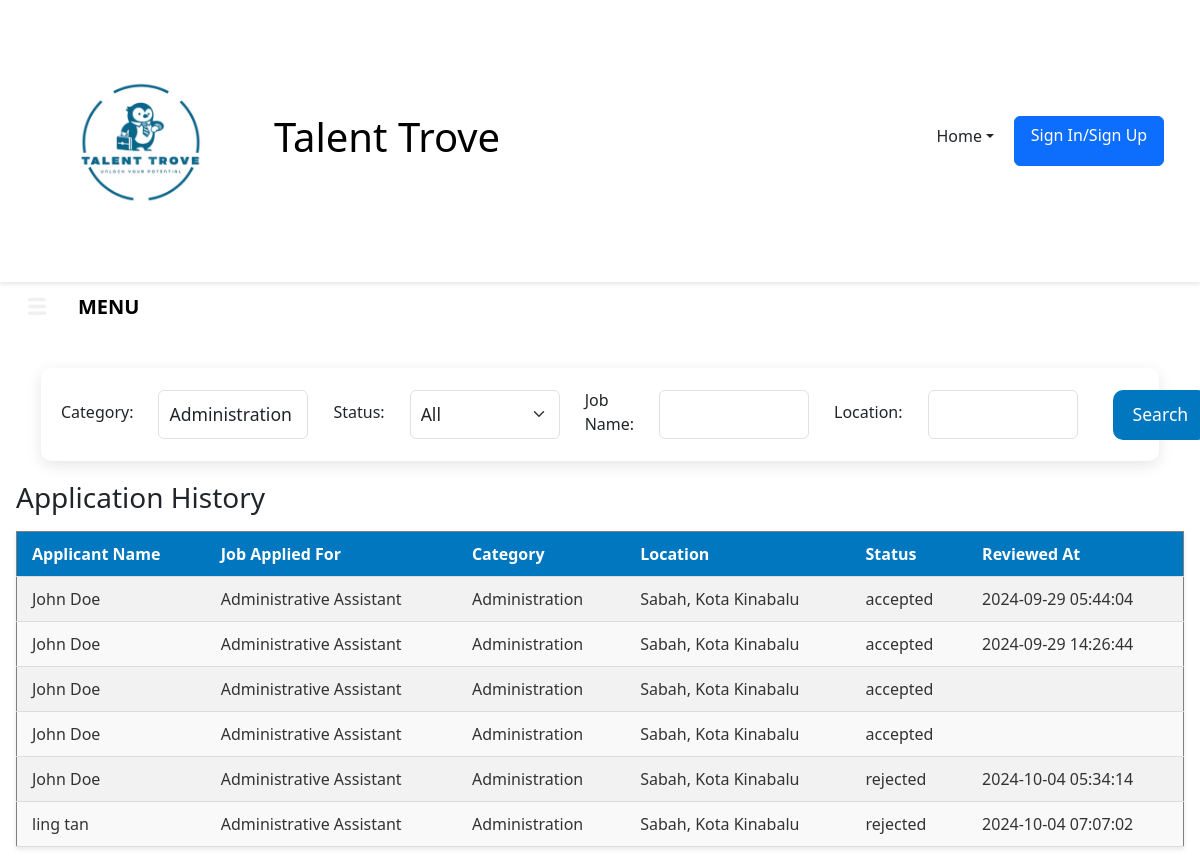
Page /application_history.php?category=Administration (signed in) on the committed database.
### tables this page shows
CREATE TABLE `job_application` (
  `A_ID` int(11) NOT NULL,
  `S_ID` int(11) NOT NULL,
  `L_ID` int(11) NOT NULL,
  `R_ID` int(11) NOT NULL,
  `E_ID` int(11) NOT NULL,
  `Application_Date` date NOT NULL DEFAULT curdate(),
  `Status` enum('accepted','rejected','pending') NOT NULL DEFAULT 'pending',
  `Reviewed_At` timestamp NULL DEFAULT NULL
);

CREATE TABLE `job_seeker` (
  `S_ID` int(11) NOT NULL,
  `S_Name` varchar(100) NOT NULL,
  `Gender` char(1) DEFAULT NULL CHECK (`Gender` in ('M','F')),
  `Age` int(11) NOT NULL,
  `S_PhoneNo` varchar(11) DEFAULT NULL,
  `S_Email` varchar(256) NOT NULL,
  `Address` varchar(256) NOT NULL,
  `AboutMe` text DEFAULT NULL,
  `S_profile_image` varchar(255) DEFAULT NULL
);

CREATE TABLE `job_listing` (
  `L_ID` int(11) NOT NULL,
  `E_ID` int(11) NOT NULL,
  `C_ID` int(11) NOT NULL,
  `Job_Name` varchar(100) NOT NULL,
  `Job_Type` text DEFAULT NULL,
  `Salary` text DEFAULT NULL,
  `Job_Responsibilities` text DEFAULT NULL,
  `Requirement` text DEFAULT NULL,
  `Add_On` text DEFAULT NULL,
  `status` enum('available','unavailable') NOT NULL DEFAULT 'available',
  `Created_at` timestamp NOT NULL DEFAULT current_timestamp(),
  `view_count` int(11) DEFAULT 0
);

CREATE TABLE `category` (
  `C_ID` int(11) NOT NULL,
  `C_Name` varchar(100) NOT NULL
);

CREATE TABLE `employer` (
  `E_ID` int(11) NOT NULL,
  `E_Name` varchar(100) NOT NULL,
  `E_Email` varchar(256) NOT NULL,
  `E_PhoneNo` varchar(11) DEFAULT NULL,
  `About_Company` text DEFAULT NULL,
  `Location` varchar(256) NOT NULL,
  `E_profile_image` varchar(255) DEFAULT NULL
);

### application_history.php (the view, shortened to what this page needs)
<?php
$host = 'localhost';
$user = 'root';
$password = '';
$database = 'job_portal';
$conn = new mysqli($host, $user, $password, $database);
$employer_id = $_SESSION['employer_id'];
$category_filter = isset($_GET['category']) ? $_GET['category'] : '';
$job_name_filter = isset($_GET['job_name']) ? $_GET['job_name'] : '';
$location_filter = isset($_GET['location']) ? $_GET['location'] : '';
$query = "
    SELECT
        job_application.A_ID,
        job_seeker.S_Name,
        job_application.Status,
        job_application.Reviewed_At,
        job_listing.Job_Name,
        category.C_Name AS Category,
        employer.Location
    FROM
        job_application
    INNER JOIN job_seeker ON job_application.S_ID = job_seeker.S_ID
    INNER JOIN job_listing ON job_application.L_ID = job_listing.L_ID
    INNER JOIN category ON job_listing.C_ID = category.C_ID
    INNER JOIN employer ON job_application.E_ID = employer.E_ID
    WHERE
        job_application.E_ID = ? AND job_application.Status IN ('accepted', 'rejected')
";
if (!empty($category_filter)) {
    $query .= " AND category.C_Name = ?";
}
$stmt = $conn->prepare($query);
$types = 'i';
$params = [$employer_id];
if (!empty($category_filter)) {
    $types .= 's';
    $params[] = $category_filter;
}
$stmt->bind_param($types, ...$params);
$stmt->execute();
$result = $stmt->get_result(); ?>
<!DOCTYPE html>
<html lang="en">
<head>
    <link rel="stylesheet" href="application_history.css"/>
    <link href="https://cdn.jsdelivr.net/npm/bootstrap@5.3.3/dist/css/bootstrap.min.css" rel="stylesheet">
</head>
<body>
    <header class="d-flex align-items-center justify-content-between p-3">
        <div class="d-flex align-items-center">
            <img src="TT_logo.png" alt="Talent Trove Logo" class="logo me-2">
            <a class="site-name" href="index.php"><h1>Talent Trove</h1></a>
        </div>
        <nav class="d-flex justify-content-end">
            <ul class="navbar-nav">
                <li class="nav-item dropdown">
                    <a class="nav-link dropdown-toggle" href="#" role="button" data-bs-toggle="dropdown" aria-expanded="false">Home</a>
                </li>
            </ul>
            <ul class="d-flex">
                <li class="nav-item">
                    <a href="login.php" class="btn btn-primary" id="loginButton">Sign In/Sign Up</a>
                </li>
            </ul>
        </nav>
    </header>
    <button class="btn" onclick="openNav()">
        <span class="icon">
            <svg viewBox="0 0 175 80" width="40" height="40">
            <rect width="80" height="15" fill="#f0f0f0" rx="10"></rect>
            <rect y="30" width="80" height="15" fill="#f0f0f0" rx="10"></rect>
            <rect y="60" width="80" height="15" fill="#f0f0f0" rx="10"></rect>
            </svg>
        </span>
        <span class="text">MENU</span>
    </button>
    <div id="main" class="activity-section">
<div id="search-container" class="search-container">
    <form method="GET" action="" class="search-form">
        <label for="category">Category:</label>
        <input type="text" name="category" class="form-control" value="<?= htmlspecialchars($category_filter) ?>">
        <label for="status">Status:</label>
        <select name="status" class="form-select">
            <option value="">All</option>
        </select>
        <label for="job_name">Job Name:</label>
        <input type="text" name="job_name" class="form-control" value="<?= htmlspecialchars($job_name_filter) ?>">
        <label for="location">Location:</label>
        <input type="text" name="location" class="form-control" value="<?= htmlspecialchars($location_filter) ?>">
        <button type="submit" class="search-btn">Search</button>
    </form>
</div>
<?php
if ($result->num_rows > 0) {
    echo "<h3>Application History</h3>";
    echo "<table border='1'>
        <tr>
            <th>Applicant Name</th>
            <th>Job Applied For</th>
            <th>Category</th>
            <th>Location</th>
            <th>Status</th>
            <th>Reviewed At</th>
        </tr>";
    while ($row = $result->fetch_assoc()) {
        echo "<tr>
            <td>{$row['S_Name']}</td>
            <td>{$row['Job_Name']}</td>
            <td>{$row['Category']}</td>
            <td>{$row['Location']}</td>
            <td>{$row['Status']}</td>
            <td>{$row['Reviewed_At']}</td>
        </tr>";
    }
    echo "</table>";
} else {
    echo "<b>No accepted or rejected applications found.</b>";
}
?>
    </div>

### application_history.css (style rules this page uses)
body { font-family: Arial, sans-serif; margin: 0; padding: 0; }
header { background-color: #fff; box-shadow: 0 2px 4px rgba(0, 0, 0, 0.1); display: flex; justify-content: space-between; align-items: center; padding: 1rem 5%; }
.logo { width: 250px; height: auto; }
.site-name { text-decoration: none; color: black; }
nav { flex-grow: 1; display: flex; justify-content: center; }
nav ul { list-style-type: none; display: flex; margin: 0; padding: 0; }
nav ul li { margin-right: 20px; }
nav ul li a { text-decoration: none; color: #333; }
.dropdown-toggle { display: flex; align-items: center; background-color: transparent; border: none; cursor: pointer; }
.dropdown { position: relative; display: inline-block; }
#main { transition: margin-left .5s; padding: 16px; }
.btn { width: 150px; height: 50px; border-radius: 5px; border: none; transition: all 0.5s ease-in-out; font-size: 20px; font-family: Verdana, Geneva, Tahoma, sans-serif; font-weight: 600; display: flex; align-items: center; background: #040f16; color: #f5f5f5; position: relative; }
.btn .icon { position: absolute; height: 40px; width: 70px; display: flex; justify-content: center; align-items: center; transition: all 0.5s; top: 50%; transform: translateY(-50%); }
.btn .text { margin-left: 10px; display: flex; align-items: center; transition: opacity 0.5s; transform: translateX(55px); }
.text { font-size: 20px; color: black; font-weight: bold; }
.activity-section { padding: 2em; }
.search-container { display: flex; justify-content: center; align-items: center; background-color: rgba(255, 255, 255, 0.2); padding: 20px 25px; border-radius: 8px; position: relative; z-index: 1; }
.search-form { display: flex; flex-direction: row; align-items: center; gap: 15px; justify-content: space-between; max-width: 100%; padding: 20px; background-color: #fff; border-radius: 10px; box-shadow: 0px 4px 15px rgba(0, 0, 0, 0.1); flex-wrap: nowrap; }
.search-form .form-control, .search-form .form-select { flex: 1 1 auto; min-width: 150px; margin-right: 10px; margin-bottom: 0; }
.search-form label { margin-right: 10px; font-size: 16px; margin-bottom: 5px; }
.search-form input, .search-form select { padding: 10px; font-size: 1.1em; margin-bottom: 15px; }
.search-btn { background-color: #0077be; color: white; font-size: 1.1em; height: 50px; border-radius: 10px; padding: 10px 20px; transition: background-color 0.3s ease; border: none; text-decoration: none; cursor: pointer; margin-left: 10px; }
table { width: 100%; border-collapse: collapse; margin-top: 1em; box-shadow: 0 2px 5px rgba(0, 0, 0, 0.1); background-color: #f9f9f9; }
table th, table td { padding: 10px 15px; text-align: left; border-bottom: 1px solid #ddd; color: #333; }
table th { background-color: #0077be; color: white; font-weight: bold; }
table tr:nth-child(even) { background-color: #f2f2f2; }
h3 { font-size: 1.5em; color: #0077be; margin-bottom: 1em; }

### rows in the picture
job_application: S_ID.S_Name "John Doe", L_ID.Job_Name "Administrative Assistant", category.C_Name "Administration", E_ID.Location "Sabah, Kota Kinabalu", Status "accepted", Reviewed_At "2024-09-29 05:44:04"
job_application: S_ID.S_Name "John Doe", L_ID.Job_Name "Administrative Assistant", category.C_Name "Administration", E_ID.Location "Sabah, Kota Kinabalu", Status "accepted", Reviewed_At "2024-09-29 14:26:44"
job_application: S_ID.S_Name "John Doe", L_ID.Job_Name "Administrative Assistant", category.C_Name "Administration", E_ID.Location "Sabah, Kota Kinabalu", Status "accepted"
job_application: S_ID.S_Name "John Doe", L_ID.Job_Name "Administrative Assistant", category.C_Name "Administration", E_ID.Location "Sabah, Kota Kinabalu", Status "accepted"
job_application: S_ID.S_Name "John Doe", L_ID.Job_Name "Administrative Assistant", category.C_Name "Administration", E_ID.Location "Sabah, Kota Kinabalu", Status "rejected", Reviewed_At "2024-10-04 05:34:14"
job_application: S_ID.S_Name "ling tan", L_ID.Job_Name "Administrative Assistant", category.C_Name "Administration", E_ID.Location "Sabah, Kota Kinabalu", Status "rejected", Reviewed_At "2024-10-04 07:07:02"
